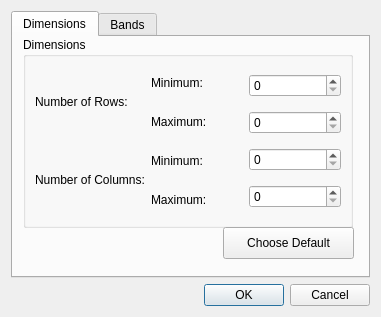
<?xml version="1.0" encoding="UTF-8"?>
<ui version="4.0">
 <class>Dialog</class>
 <widget class="QDialog" name="Dialog">
  <property name="geometry">
   <rect>
    <x>0</x>
    <y>0</y>
    <width>381</width>
    <height>317</height>
   </rect>
  </property>
  <property name="windowTitle">
   <string>Dimensions</string>
  </property>
  <layout class="QGridLayout" name="gridLayout">
   <item row="0" column="0">
    <widget class="QTabWidget" name="tabWidget">
     <property name="currentIndex">
      <number>0</number>
     </property>
     <widget class="QWidget" name="tab">
      <attribute name="title">
       <string>Dimensions</string>
      </attribute>
      <widget class="QGroupBox" name="groupBox">
       <property name="geometry">
        <rect>
         <x>10</x>
         <y>0</y>
         <width>330</width>
         <height>191</height>
        </rect>
       </property>
       <property name="title">
        <string>Dimensions</string>
       </property>
       <layout class="QGridLayout" name="gridLayout_2">
        <item row="2" column="0">
         <widget class="QLabel" name="rows">
          <property name="text">
           <string>Number of Rows:</string>
          </property>
         </widget>
        </item>
        <item row="3" column="0">
         <widget class="QLabel" name="cols">
          <property name="text">
           <string>Number of Columns:</string>
          </property>
         </widget>
        </item>
        <item row="2" column="2" rowspan="2">
         <layout class="QVBoxLayout" name="verticalLayout">
          <item>
           <widget class="QSpinBox" name="min_rows"/>
          </item>
          <item>
           <widget class="QSpinBox" name="max_rows"/>
          </item>
          <item>
           <widget class="QSpinBox" name="min_cols"/>
          </item>
          <item>
           <widget class="QSpinBox" name="max_cols"/>
          </item>
         </layout>
        </item>
        <item row="2" column="1" rowspan="2">
         <layout class="QVBoxLayout" name="verticalLayout_2">
          <item>
           <widget class="QLabel" name="label">
            <property name="text">
             <string>Minimum:</string>
            </property>
           </widget>
          </item>
          <item>
           <widget class="QLabel" name="label_2">
            <property name="text">
             <string>Maximum:</string>
            </property>
           </widget>
          </item>
          <item>
           <widget class="QLabel" name="label_3">
            <property name="text">
             <string>Minimum:</string>
            </property>
           </widget>
          </item>
          <item>
           <widget class="QLabel" name="label_4">
            <property name="text">
             <string>Maximum:</string>
            </property>
           </widget>
          </item>
         </layout>
        </item>
       </layout>
      </widget>
      <widget class="QPushButton" name="entire_image">
       <property name="geometry">
        <rect>
         <x>210</x>
         <y>190</y>
         <width>131</width>
         <height>32</height>
        </rect>
       </property>
       <property name="text">
        <string>Choose Default</string>
       </property>
      </widget>
     </widget>
     <widget class="QWidget" name="tab_2">
      <attribute name="title">
       <string>Bands</string>
      </attribute>
      <widget class="QGroupBox" name="groupBox_2">
       <property name="geometry">
        <rect>
         <x>10</x>
         <y>0</y>
         <width>311</width>
         <height>191</height>
        </rect>
       </property>
       <property name="title">
        <string>Bands</string>
       </property>
       <layout class="QGridLayout" name="gridLayout_3">
        <item row="4" column="1">
         <widget class="QComboBox" name="min_bands"/>
        </item>
        <item row="5" column="1">
         <widget class="QSpinBox" name="min_spin"/>
        </item>
        <item row="7" column="1">
         <widget class="QComboBox" name="max_bands"/>
        </item>
        <item row="4" column="0">
         <widget class="QLabel" name="rows_2">
          <property name="text">
           <string>Minimum</string>
          </property>
         </widget>
        </item>
        <item row="7" column="0">
         <widget class="QLabel" name="cols_2">
          <property name="text">
           <string>Maximum</string>
          </property>
         </widget>
        </item>
        <item row="8" column="1">
         <widget class="QSpinBox" name="max_spin"/>
        </item>
        <item row="5" column="0">
         <widget class="QLabel" name="label_5">
          <property name="text">
           <string>              Band number:</string>
          </property>
         </widget>
        </item>
        <item row="8" column="0">
         <widget class="QLabel" name="label_6">
          <property name="text">
           <string>              Band number:</string>
          </property>
         </widget>
        </item>
       </layout>
      </widget>
      <widget class="QPushButton" name="all_bands">
       <property name="geometry">
        <rect>
         <x>210</x>
         <y>190</y>
         <width>131</width>
         <height>32</height>
        </rect>
       </property>
       <property name="text">
        <string>Choose Default</string>
       </property>
      </widget>
     </widget>
    </widget>
   </item>
   <item row="1" column="0">
    <widget class="QDialogButtonBox" name="buttonBox">
     <property name="orientation">
      <enum>Qt::Horizontal</enum>
     </property>
     <property name="standardButtons">
      <set>QDialogButtonBox::Cancel|QDialogButtonBox::Ok</set>
     </property>
    </widget>
   </item>
  </layout>
 </widget>
 <resources/>
 <connections>
  <connection>
   <sender>buttonBox</sender>
   <signal>rejected()</signal>
   <receiver>Dialog</receiver>
   <slot>reject()</slot>
   <hints>
    <hint type="sourcelabel">
     <x>316</x>
     <y>260</y>
    </hint>
    <hint type="destinationlabel">
     <x>286</x>
     <y>274</y>
    </hint>
   </hints>
  </connection>
  <connection>
   <sender>buttonBox</sender>
   <signal>accepted()</signal>
   <receiver>Dialog</receiver>
   <slot>accept()</slot>
   <hints>
    <hint type="sourcelabel">
     <x>248</x>
     <y>254</y>
    </hint>
    <hint type="destinationlabel">
     <x>157</x>
     <y>274</y>
    </hint>
   </hints>
  </connection>
 </connections>
</ui>
